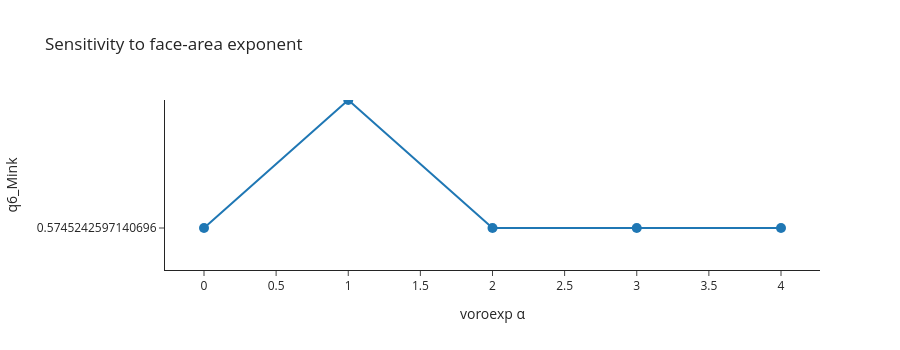

Notebook source saved alongside this figure:
### Markdown cell above
## 4. The face-area exponent `voroexp`

`voroexp = α` raises each face area to the power $\alpha$ before
normalisation:

- $\alpha = 0$: every Voronoi neighbour gets equal weight (recovers a
  cutoff-free Steinhardt $q_l$).
- $\alpha = 1$: standard Minkowski metric (default).
- $\alpha > 1$: emphasises the largest faces even more.

### Code cell
fcc = make_crystal('fcc', lattice_constant=4.05, repetitions=(4, 4, 4))
alphas = [0, 1, 2, 3, 4]
vals = [float(pyscal.minkowski_parameter(fcc, l=6, voroexp=a)[0][0]) for a in alphas]

fig = go.Figure(go.Scatter(x=alphas, y=vals, mode='lines+markers',
                           marker=dict(size=10)))
fig.update_layout(xaxis_title='voroexp \u03b1',
                  yaxis_title='q6_Mink',
                  title='Sensitivity to face-area exponent',
                  height=350, template='simple_white')
fig

### Figure 1 — Plotly figure (JSON) as saved in the notebook; plotly's stock layout.template omitted (floating-point values rounded to 4 significant figures)
{"data": [{"marker": {"size": 10}, "mode": "lines+markers", "type": "scatter", "x": [0, 1, 2, 3, 4], "y": [0.5745, 0.5745, 0.5745, 0.5745, 0.5745]}], "layout": {"height": 350, "title": {"text": "Sensitivity to face-area exponent"}, "xaxis": {"title": {"text": "voroexp α"}}, "yaxis": {"title": {"text": "q6_Mink"}}}}
